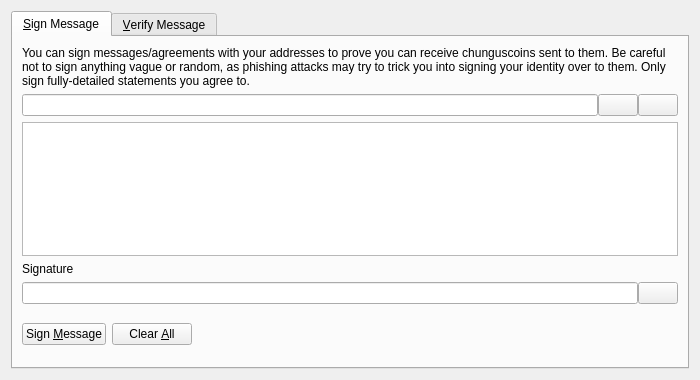
<?xml version="1.0" encoding="UTF-8"?>
<ui version="4.0">
 <class>SignVerifyMessageDialog</class>
 <widget class="QDialog" name="SignVerifyMessageDialog">
  <property name="geometry">
   <rect>
    <x>0</x>
    <y>0</y>
    <width>700</width>
    <height>380</height>
   </rect>
  </property>
  <property name="windowTitle">
   <string>Signatures - Sign / Verify a Message</string>
  </property>
  <property name="modal">
   <bool>true</bool>
  </property>
  <layout class="QVBoxLayout" name="verticalLayout">
   <item>
    <widget class="QTabWidget" name="tabWidget">
     <property name="currentIndex">
      <number>0</number>
     </property>
     <widget class="QWidget" name="tabSignMessage">
      <attribute name="title">
       <string>&amp;Sign Message</string>
      </attribute>
      <layout class="QVBoxLayout" name="verticalLayout_SM">
       <item>
        <widget class="QLabel" name="infoLabel_SM">
         <property name="text">
          <string>You can sign messages/agreements with your addresses to prove you can receive chunguscoins sent to them. Be careful not to sign anything vague or random, as phishing attacks may try to trick you into signing your identity over to them. Only sign fully-detailed statements you agree to.</string>
         </property>
         <property name="textFormat">
          <enum>Qt::PlainText</enum>
         </property>
         <property name="wordWrap">
          <bool>true</bool>
         </property>
        </widget>
       </item>
       <item>
        <layout class="QHBoxLayout" name="horizontalLayout_1_SM">
         <property name="spacing">
          <number>0</number>
         </property>
         <item>
          <widget class="QValidatedLineEdit" name="addressIn_SM">
           <property name="toolTip">
            <string>The Chunguscoin address to sign the message with</string>
           </property>
          </widget>
         </item>
         <item>
          <widget class="QPushButton" name="addressBookButton_SM">
           <property name="toolTip">
            <string>Choose previously used address</string>
           </property>
           <property name="text">
            <string/>
           </property>
           <property name="icon">
            <iconset resource="../bitcoin.qrc">
             <normaloff>:/icons/address-book</normaloff>:/icons/address-book</iconset>
           </property>
           <property name="shortcut">
            <string>Alt+A</string>
           </property>
           <property name="autoDefault">
            <bool>false</bool>
           </property>
          </widget>
         </item>
         <item>
          <widget class="QPushButton" name="pasteButton_SM">
           <property name="toolTip">
            <string>Paste address from clipboard</string>
           </property>
           <property name="text">
            <string/>
           </property>
           <property name="icon">
            <iconset resource="../bitcoin.qrc">
             <normaloff>:/icons/editpaste</normaloff>:/icons/editpaste</iconset>
           </property>
           <property name="shortcut">
            <string>Alt+P</string>
           </property>
           <property name="autoDefault">
            <bool>false</bool>
           </property>
          </widget>
         </item>
        </layout>
       </item>
       <item>
        <widget class="QPlainTextEdit" name="messageIn_SM">
         <property name="toolTip">
          <string>Enter the message you want to sign here</string>
         </property>
        </widget>
       </item>
       <item>
        <widget class="QLabel" name="signatureLabel_SM">
         <property name="text">
          <string>Signature</string>
         </property>
         <property name="textFormat">
          <enum>Qt::PlainText</enum>
         </property>
        </widget>
       </item>
       <item>
        <layout class="QHBoxLayout" name="horizontalLayout_2_SM">
         <property name="spacing">
          <number>0</number>
         </property>
         <item>
          <widget class="QLineEdit" name="signatureOut_SM">
           <property name="font">
            <font>
             <italic>true</italic>
            </font>
           </property>
           <property name="readOnly">
            <bool>true</bool>
           </property>
          </widget>
         </item>
         <item>
          <widget class="QPushButton" name="copySignatureButton_SM">
           <property name="toolTip">
            <string>Copy the current signature to the system clipboard</string>
           </property>
           <property name="text">
            <string/>
           </property>
           <property name="icon">
            <iconset resource="../bitcoin.qrc">
             <normaloff>:/icons/editcopy</normaloff>:/icons/editcopy</iconset>
           </property>
           <property name="autoDefault">
            <bool>false</bool>
           </property>
          </widget>
         </item>
        </layout>
       </item>
       <item>
        <layout class="QHBoxLayout" name="horizontalLayout_3_SM">
         <item>
          <widget class="QPushButton" name="signMessageButton_SM">
           <property name="toolTip">
            <string>Sign the message to prove you own this Chunguscoin address</string>
           </property>
           <property name="text">
            <string>Sign &amp;Message</string>
           </property>
           <property name="icon">
            <iconset resource="../bitcoin.qrc">
             <normaloff>:/icons/edit</normaloff>:/icons/edit</iconset>
           </property>
           <property name="autoDefault">
            <bool>false</bool>
           </property>
          </widget>
         </item>
         <item>
          <widget class="QPushButton" name="clearButton_SM">
           <property name="toolTip">
            <string>Reset all sign message fields</string>
           </property>
           <property name="text">
            <string>Clear &amp;All</string>
           </property>
           <property name="icon">
            <iconset resource="../bitcoin.qrc">
             <normaloff>:/icons/remove</normaloff>:/icons/remove</iconset>
           </property>
           <property name="autoDefault">
            <bool>false</bool>
           </property>
          </widget>
         </item>
         <item>
          <spacer name="horizontalSpacer_1_SM">
           <property name="orientation">
            <enum>Qt::Horizontal</enum>
           </property>
           <property name="sizeHint" stdset="0">
            <size>
             <width>40</width>
             <height>48</height>
            </size>
           </property>
          </spacer>
         </item>
         <item>
          <widget class="QLabel" name="statusLabel_SM">
           <property name="font">
            <font>
             <weight>75</weight>
             <bold>true</bold>
            </font>
           </property>
           <property name="text">
            <string/>
           </property>
           <property name="wordWrap">
            <bool>true</bool>
           </property>
          </widget>
         </item>
         <item>
          <spacer name="horizontalSpacer_2_SM">
           <property name="orientation">
            <enum>Qt::Horizontal</enum>
           </property>
           <property name="sizeHint" stdset="0">
            <size>
             <width>40</width>
             <height>48</height>
            </size>
           </property>
          </spacer>
         </item>
        </layout>
       </item>
      </layout>
     </widget>
     <widget class="QWidget" name="tabVerifyMessage">
      <attribute name="title">
       <string>&amp;Verify Message</string>
      </attribute>
      <layout class="QVBoxLayout" name="verticalLayout_VM">
       <item>
        <widget class="QLabel" name="infoLabel_VM">
         <property name="text">
          <string>Enter the receiver's address, message (ensure you copy line breaks, spaces, tabs, etc. exactly) and signature below to verify the message. Be careful not to read more into the signature than what is in the signed message itself, to avoid being tricked by a man-in-the-middle attack. Note that this only proves the signing party receives with the address, it cannot prove sendership of any transaction!</string>
         </property>
         <property name="textFormat">
          <enum>Qt::PlainText</enum>
         </property>
         <property name="alignment">
          <set>Qt::AlignLeading|Qt::AlignLeft|Qt::AlignTop</set>
         </property>
         <property name="wordWrap">
          <bool>true</bool>
         </property>
        </widget>
       </item>
       <item>
        <layout class="QHBoxLayout" name="horizontalLayout_1_VM">
         <property name="spacing">
          <number>0</number>
         </property>
         <item>
          <widget class="QValidatedLineEdit" name="addressIn_VM">
           <property name="toolTip">
            <string>The Chunguscoin address the message was signed with</string>
           </property>
          </widget>
         </item>
         <item>
          <widget class="QPushButton" name="addressBookButton_VM">
           <property name="toolTip">
            <string>Choose previously used address</string>
           </property>
           <property name="text">
            <string/>
           </property>
           <property name="icon">
            <iconset resource="../bitcoin.qrc">
             <normaloff>:/icons/address-book</normaloff>:/icons/address-book</iconset>
           </property>
           <property name="shortcut">
            <string>Alt+A</string>
           </property>
           <property name="autoDefault">
            <bool>false</bool>
           </property>
          </widget>
         </item>
        </layout>
       </item>
       <item>
        <widget class="QPlainTextEdit" name="messageIn_VM"/>
       </item>
       <item>
        <widget class="QValidatedLineEdit" name="signatureIn_VM"/>
       </item>
       <item>
        <layout class="QHBoxLayout" name="horizontalLayout_2_VM">
         <item>
          <widget class="QPushButton" name="verifyMessageButton_VM">
           <property name="toolTip">
            <string>Verify the message to ensure it was signed with the specified Chunguscoin address</string>
           </property>
           <property name="text">
            <string>Verify &amp;Message</string>
           </property>
           <property name="icon">
            <iconset resource="../bitcoin.qrc">
             <normaloff>:/icons/transaction_0</normaloff>:/icons/transaction_0</iconset>
           </property>
           <property name="autoDefault">
            <bool>false</bool>
           </property>
          </widget>
         </item>
         <item>
          <widget class="QPushButton" name="clearButton_VM">
           <property name="toolTip">
            <string>Reset all verify message fields</string>
           </property>
           <property name="text">
            <string>Clear &amp;All</string>
           </property>
           <property name="icon">
            <iconset resource="../bitcoin.qrc">
             <normaloff>:/icons/remove</normaloff>:/icons/remove</iconset>
           </property>
           <property name="autoDefault">
            <bool>false</bool>
           </property>
          </widget>
         </item>
         <item>
          <spacer name="horizontalSpacer_1_VM">
           <property name="orientation">
            <enum>Qt::Horizontal</enum>
           </property>
           <property name="sizeHint" stdset="0">
            <size>
             <width>40</width>
             <height>48</height>
            </size>
           </property>
          </spacer>
         </item>
         <item>
          <widget class="QLabel" name="statusLabel_VM">
           <property name="font">
            <font>
             <weight>75</weight>
             <bold>true</bold>
            </font>
           </property>
           <property name="text">
            <string/>
           </property>
           <property name="wordWrap">
            <bool>true</bool>
           </property>
          </widget>
         </item>
         <item>
          <spacer name="horizontalSpacer_2_VM">
           <property name="orientation">
            <enum>Qt::Horizontal</enum>
           </property>
           <property name="sizeHint" stdset="0">
            <size>
             <width>40</width>
             <height>48</height>
            </size>
           </property>
          </spacer>
         </item>
        </layout>
       </item>
      </layout>
     </widget>
    </widget>
   </item>
  </layout>
 </widget>
 <customwidgets>
  <customwidget>
   <class>QValidatedLineEdit</class>
   <extends>QLineEdit</extends>
   <header>qt/qvalidatedlineedit.h</header>
  </customwidget>
 </customwidgets>
 <resources>
  <include location="../bitcoin.qrc"/>
 </resources>
 <connections/>
</ui>
